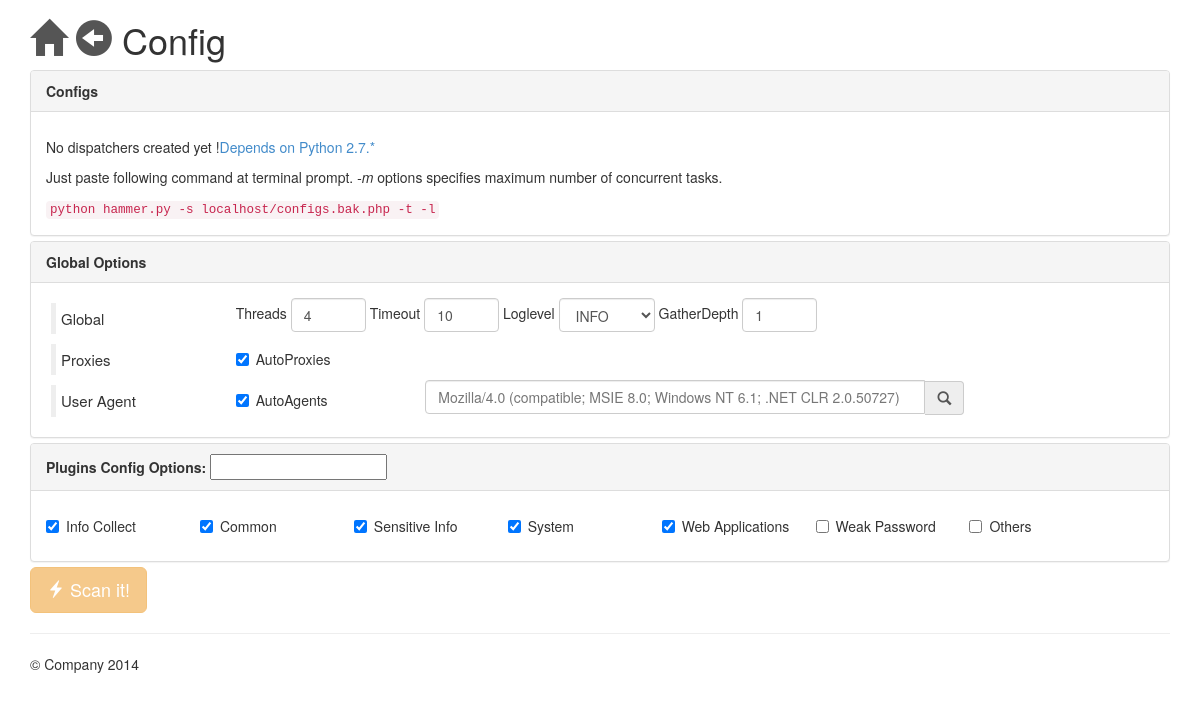
The page /configs.bak.php (signed in) on the database as committed earlier.
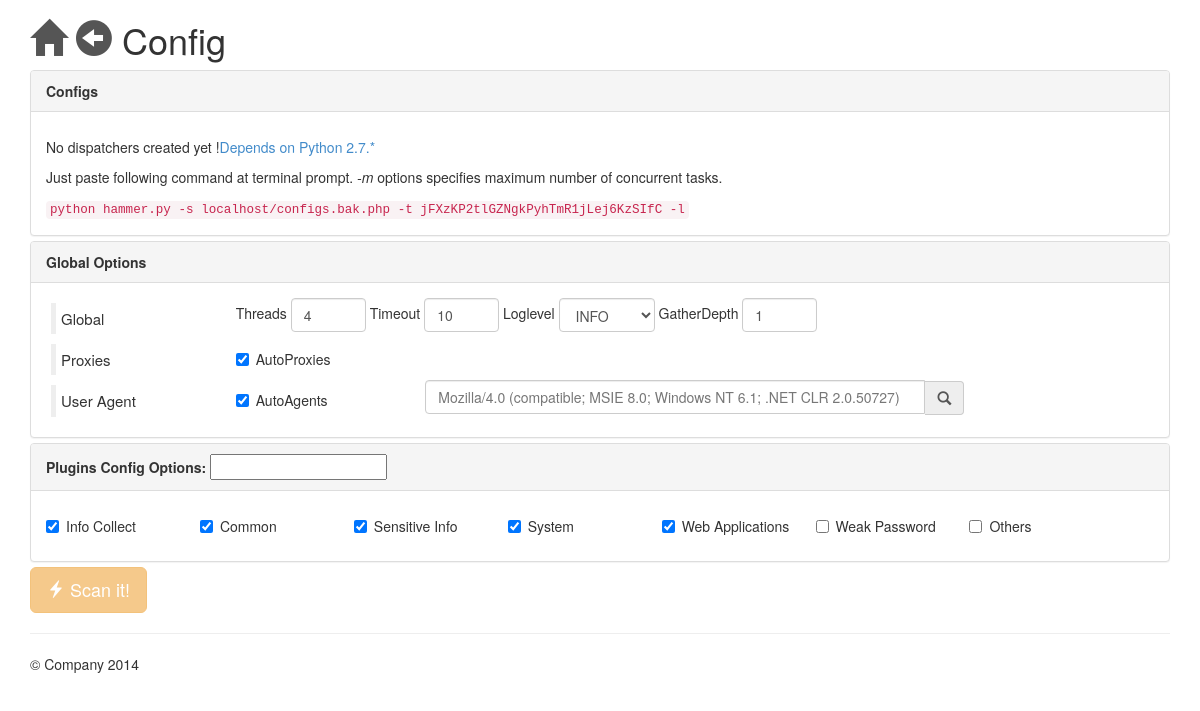
The same page on the database as committed later.
### tables this page shows
CREATE TABLE IF NOT EXISTS `User` (
`ID` int(11) NOT NULL,
  `Name` varchar(32) NOT NULL,
  `Password` varchar(32) NOT NULL,
  `Is_Admin` tinyint(1) DEFAULT '0',
  `Token` varchar(64) DEFAULT NULL
);

### web/common.php (called while the page is built, shortened)
<?php
function already_login(){
	if ($_SESSION['user']) {
		return True;
	}
	return login_check();
}
function get_userinfo(){
	if (already_login()) {
		$username = $_SESSION['user'];
		$query = "SELECT * FROM User WHERE Name='$username'";
		$result = mysql_query($query);
		if ($row = mysql_fetch_array($result)) {
			return $row;
		}
	}
	else{
		return False;
	}
}
?>

### web/configs.bak.php (the view, shortened to what the changed rows need)
<?php
require_once('common.php');
?>
<!DOCTYPE html>
<html lang="en">
	<head>
		<link href="css/docs.min.css" rel="stylesheet">
		<link href="css/bootstrap.min.css" rel="stylesheet">
	</head>
	<body>
		<div class="container">
			<h1>
				<a href="index.php">
					<span class="glyphicon glyphicon-home"></span>
				</a>
				<a href="javascript:history.back()">
					<span class="glyphicon glyphicon-circle-arrow-left"></span>
				</a>
				Config
			</h1>
			<div class="form" id="dlg_form">
				<div class="panel panel-default form-group">
					<div class="panel-body collapse in" id="modules">
						<div class="content">
							<div style="margin-top:5px">
								<p><div id="dists">
									No dispatchers created yet !<a target="_blank" href="http://www.python.org/">Depends on Python 2.7.*</a><br>
								</div></p>
								<p>Just paste following command at terminal prompt. <i>-m</i> options specifies maximum number of concurrent tasks.<br></p>
								<code>python hammer.py -s <?php echo $_SERVER['HTTP_HOST'].str_replace('/task_create.php','',$_SERVER['PHP_SELF']);?> -t <?php $a=get_userinfo();echo $a['Token'];?> -l</code>
							</div>
						</div>
					</div>
				</div>
		</div>
	</body>
</html>

Rows that differ between the two databases and show on the page:
now on this page (row edited): user: Token "jFXzKP2tlGZNgkPyhTmR1jLej6KzSIfC"
